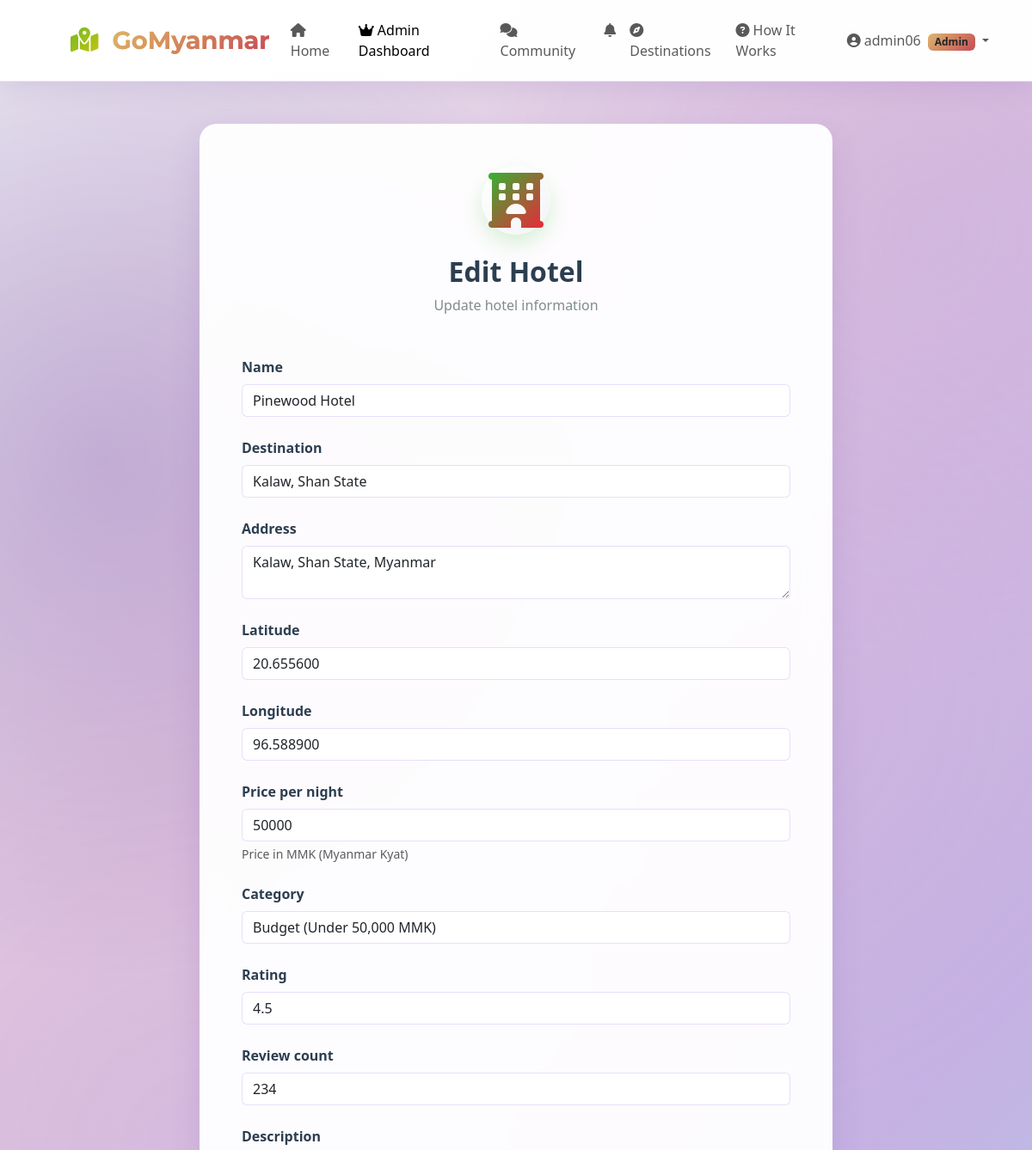
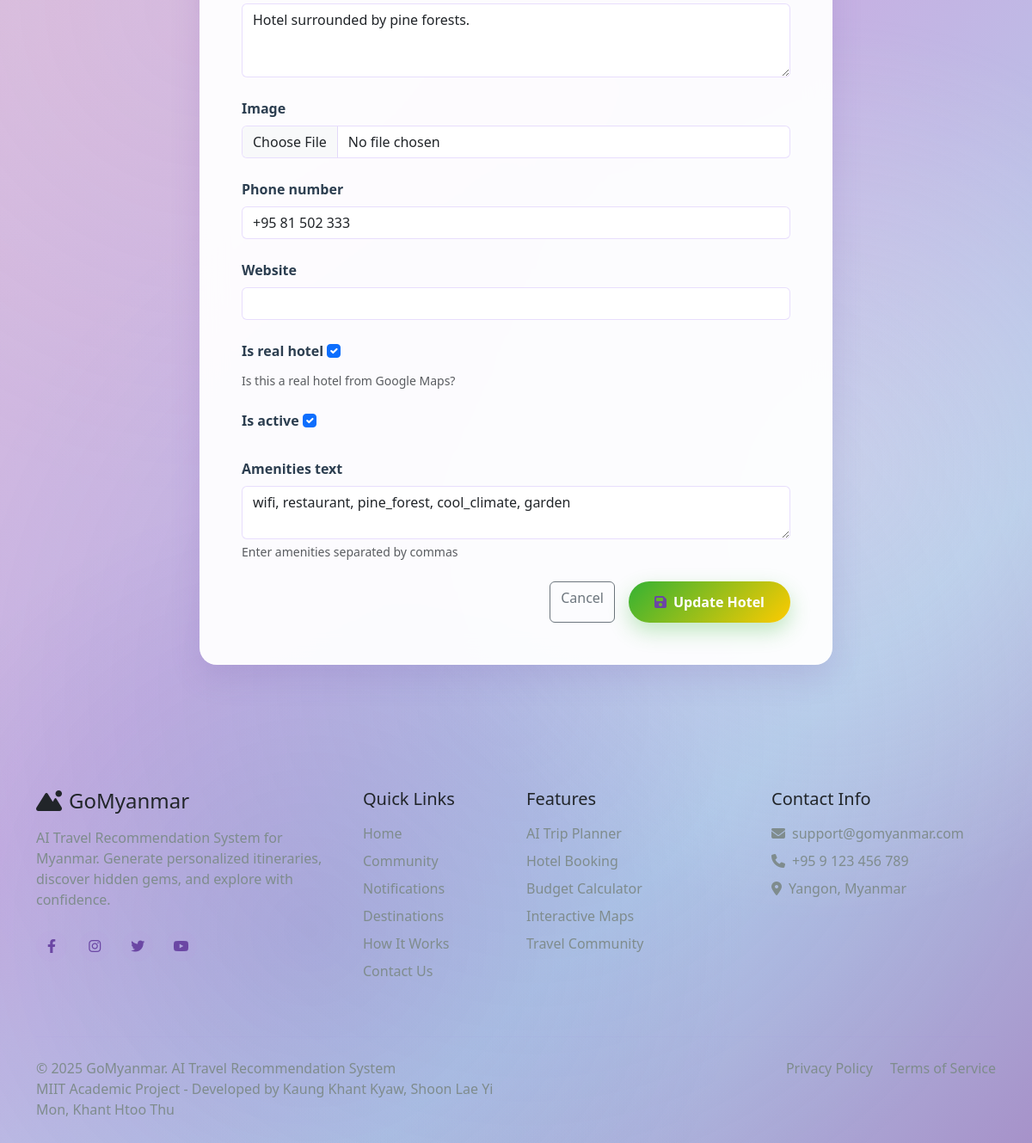
/users/admin/hotels/58/edit/ (signed in), run on the app's committed database (2 pictures, top to bottom).
### users/models.py (models this page shows, shortened)
class CustomUser(AbstractUser):
    USER_TYPE_CHOICES = (
        ('user', 'User'),
        ('admin', 'Admin'),
    )
    username = models.CharField(
        _('username'),
        max_length=150,
        unique=False,  # CHANGED: This allows duplicate usernames
        help_text=_('Required. 150 characters or fewer. Letters, digits and @/./+/-/_ only.'),
    )
    email = models.EmailField(
        _('email address'),
        unique=True,  # CHANGED: Email must be unique
        error_messages={
            'unique': _("A user with that email already exists."),
        },
    )
    USERNAME_FIELD = 'email'  # Login with email
    REQUIRED_FIELDS = ['username']  # Username is still required but not for login
    objects = CustomUserManager()
    user_type = models.CharField(max_length=20, choices=USER_TYPE_CHOICES, default='user')
    profile_picture = models.ImageField(upload_to='profile_pics/', blank=True, null=True)
    bio = models.TextField(blank=True)
    phone_number = models.CharField(max_length=20, blank=True)
    location = models.CharField(max_length=100, blank=True)
    followers = models.ManyToManyField('self', symmetrical=False, related_name='following', blank=True)
    class Meta:
        verbose_name = _('user')
        verbose_name_plural = _('users')
        ordering = ['email', 'username']
    def is_admin_user(self):
        return self.user_type == 'admin' or self.is_staff or self.is_superuser

### planner/models.py (models this page shows, shortened)
class Hotel(models.Model):
    name = models.CharField(max_length=200)
    destination = models.ForeignKey(Destination, on_delete=models.CASCADE, related_name='hotels')
    address = models.TextField()
    latitude = models.DecimalField(max_digits=9, decimal_places=6, null=True, blank=True)
    longitude = models.DecimalField(max_digits=9, decimal_places=6, null=True, blank=True)
    price_per_night = models.DecimalField(
        max_digits=10,
        decimal_places=0,
        validators=[MinValueValidator(0)],
        help_text="Price in MMK (Myanmar Kyat)"
    )
    category = models.CharField(max_length=20, choices=[
        ('budget', 'Budget (Under 50,000 MMK)'),
        ('medium', 'Medium (50,000 - 150,000 MMK)'),
        ('luxury', 'Luxury (150,000+ MMK)'),
    ])
    amenities = models.JSONField(default=list)
    rating = models.DecimalField(
        max_digits=2,
        decimal_places=1,
        default=0,
        validators=[MinValueValidator(0), MaxValueValidator(5)]
    )
    review_count = models.IntegerField(default=0)
    image = models.ImageField(upload_to='hotels/', blank=True, null=True)
    description = models.TextField(blank=True)
    gallery_images = models.JSONField(default=list, blank=True)
    is_active = models.BooleanField(default=True)
    created_at = models.DateTimeField(auto_now_add=True)
    created_by_admin = models.BooleanField(default=False, help_text="Whether this hotel was created by admin")
    is_real_hotel = models.BooleanField(default=False, help_text="Is this a real hotel from Google Maps?")
    google_place_id = models.CharField(max_length=255, blank=True, null=True)
    phone_number = models.CharField(max_length=50, blank=True, null=True)
    website = models.URLField(blank=True, null=True)
    check_in_time = models.TimeField(default='14:00')
    check_out_time = models.TimeField(default='12:00')

### users/views_admin.py (the view)
# urls.py: path('admin/hotels/<int:hotel_id>/edit/', views_admin.admin_edit_hotel, name='admin_edit_hotel'),
@user_passes_test(is_admin)
def admin_edit_hotel(request, hotel_id):
    hotel = get_object_or_404(Hotel, id=hotel_id)
    if request.method == 'POST':
        form = AdminEditHotelForm(request.POST, request.FILES, instance=hotel)
        if form.is_valid():
            form.save()
            messages.success(request, f'Hotel "{hotel.name}" updated successfully!')
            return redirect('users:admin_hotels')
        else:
            messages.error(request, 'Please correct the errors below.')
    else:
        form = AdminEditHotelForm(instance=hotel)
    context = {
        'form': form,
        'hotel': hotel,
    }
    return render(request, 'users/admin_edit_hotel.html', context)

### templates/users/admin_edit_hotel.html (shortened to what this page needs)
{% extends 'base.html' %}
{% block content %}
<div class="container py-5 mt-5">
    <div class="row justify-content-center">
        <div class="col-lg-8">
            <div class="card-glass p-5">
                <div class="text-center mb-5">
                    <div class="feature-icon gradient-teal mx-auto mb-4">
                        <i class="fas fa-hotel fa-2x text-white"></i>
                    </div>
                    <h2 class="fw-bold" style="color: #2c3e50;">Edit Hotel</h2>
                    <p class="text-gray">Update hotel information</p>
                </div>
                <form method="post" enctype="multipart/form-data" novalidate>
                    {% for field in form %}
                    <div class="mb-4">
                        <label class="form-label fw-bold" style="color: #2c3e50;">
                            {{ field.label }}
                        </label>
                        {{ field }}
                        {% if field.help_text %}
                        <div class="form-text">{{ field.help_text }}</div>
                        {% endif %}
                    </div>
                    {% endfor %}
                    <div class="d-grid gap-2 d-md-flex justify-content-md-end">
                        <a href="{% url 'users:admin_hotels' %}" class="btn btn-outline-secondary me-md-2">
                            Cancel
                        </a>
                        <button type="submit" class="btn btn-primary">
                            <i class="fas fa-save me-2"></i>Update Hotel
                        </button>
                    </div>
                </form>
            </div>
        </div>
    </div>
</div>
{% endblock %}

### templates/base.html (shortened to what this page needs)
<!DOCTYPE html>
<html lang="en">
<head>
    <link href="https://cdn.jsdelivr.net/npm/bootstrap@5.3.0-alpha1/dist/css/bootstrap.min.css" rel="stylesheet">
    <link rel="stylesheet" href="https://cdnjs.cloudflare.com/ajax/libs/font-awesome/6.4.0/css/all.min.css">
    <link href="/static/css/custom.css" rel="stylesheet">
</head>
<body>
    <nav class="navbar navbar-expand-lg navbar-light fixed-top">
        <div class="container">
            <a class="navbar-brand" href="{% url 'home' %}">
                <i class="fas fa-map-marked-alt me-2" style="color: #DEB56D;"></i>
                <span class="gradient-text">GoMyanmar</span>
            </a>
            <div class="collapse navbar-collapse" id="navbarNav">
                <ul class="navbar-nav me-auto">
                    <li class="nav-item">
                        <a class="nav-link {% if request.path == '/' %}active{% endif %}" href="{% url 'home' %}">
                            <i class="fas fa-home me-1"></i>Home
                        </a>
                    </li>
                    {% if user.is_authenticated %}
                        {% if user.is_admin_user %}
                        <li class="nav-item">
                            <a class="nav-link {% if 'admin' in request.path %}active{% endif %}" href="{% url 'users:admin_dashboard' %}">
                                <i class="fas fa-crown me-1"></i>Admin Dashboard
                            </a>
                        </li>
                        {% endif %}
                    {% endif %}
                    <li class="nav-item">
                        <a class="nav-link {% if 'posts' in request.path %}active{% endif %}" href="{% url 'posts:post_list' %}">
                            <i class="fas fa-comments me-1"></i>Community
                        </a>
                    </li>
                    {% if user.is_authenticated %}
                    <li class="nav-item">
                        <a class="nav-link position-relative {% if 'notifications' in request.path %}active{% endif %}" href="{% url 'posts:notifications' %}">
                            <i class="fas fa-bell"></i>
                        </a>
                    </li>
                    {% endif %}
                    <li class="nav-item">
                       <a class="nav-link {% if 'destinations' in request.path %}active{% endif %}" href="{% url 'planner:destinations' %}">
                             <i class="fas fa-compass me-1"></i>Destinations
                       </a>
                    </li>
                    <li class="nav-item">
                        <a class="nav-link" href="#">
                            <i class="fas fa-question-circle me-1"></i>How It Works
                        </a>
                    </li>
                </ul>
                <ul class="navbar-nav">
                    {% if user.is_authenticated %}
                    <li class="nav-item dropdown">
                        <a class="nav-link dropdown-toggle" href="#" id="userDropdown" data-bs-toggle="dropdown">
                            <i class="fas fa-user-circle me-1"></i>{{ user.username }}
                            {% if user.is_admin_user %}
                            <span class="badge gradient-gold text-dark ms-1">Admin</span>
                            {% endif %}
                        </a>
                    </li>
                    {% endif %}
                </ul>
            </div>
        </div>
    </nav>
    <main class="pt-5">
        {% block content %}{% endblock %}
    </main>
    <footer class="py-5 mt-5">
        <div class="container">
            <div class="row">
                <div class="col-md-4 mb-4">
                    <h4 class="mb-3">
                        <i class="fas fa-mountain-sun me-2"></i>GoMyanmar
                    </h4>
                    <p class="text-gray">AI Travel Recommendation System for Myanmar. Generate personalized itineraries, discover hidden gems, and explore with confidence.</p>
                    <div class="mt-4">
                        <a href="#" class="social-icon">
                            <i class="fab fa-facebook-f"></i>
                        </a>
                        <a href="#" class="social-icon">
                            <i class="fab fa-instagram"></i>
                        </a>
                        <a href="#" class="social-icon">
                            <i class="fab fa-twitter"></i>
                        </a>
                        <a href="#" class="social-icon">
                            <i class="fab fa-youtube"></i>
                        </a>
                    </div>
                </div>
                <div class="col-md-2 mb-4">
                    <h5 class="mb-3">Quick Links</h5>
                    <ul class="list-unstyled">
                        <li class="mb-2"><a href="{% url 'home' %}" class="text-decoration-none text-gray">Home</a></li>
                        <li class="mb-2"><a href="{% url 'posts:post_list' %}" class="text-decoration-none text-gray">Community</a></li>
                        <li class="mb-2"><a href="{% url 'posts:notifications' %}" class="text-decoration-none text-gray">Notifications</a></li>
                        <li class="mb-2"><a href="#" class="text-decoration-none text-gray">Destinations</a></li>
                        <li class="mb-2"><a href="#" class="text-decoration-none text-gray">How It Works</a></li>
                        <li class="mb-2"><a href="#" class="text-decoration-none text-gray">Contact Us</a></li>
                    </ul>
                </div>
                <div class="col-md-3 mb-4">
                    <h5 class="mb-3">Features</h5>
                    <ul class="list-unstyled">
                        <li class="mb-2"><a href="#" class="text-decoration-none text-gray">AI Trip Planner</a></li>
                        <li class="mb-2"><a href="#" class="text-decoration-none text-gray">Hotel Booking</a></li>
                        <li class="mb-2"><a href="#" class="text-decoration-none text-gray">Budget Calculator</a></li>
                        <li class="mb-2"><a href="#" class="text-decoration-none text-gray">Interactive Maps</a></li>
                        <li class="mb-2"><a href="{% url 'posts:post_list' %}" class="text-decoration-none text-gray">Travel Community</a></li>
                    </ul>
                </div>
                <div class="col-md-3 mb-4">
                    <h5 class="mb-3">Contact Info</h5>
                    <ul class="list-unstyled text-gray">
                        <li class="mb-2"><i class="fas fa-envelope me-2"></i>support@gomyanmar.com</li>
                        <li class="mb-2"><i class="fas fa-phone me-2"></i>+95 9 123 456 789</li>
                        <li class="mb-2"><i class="fas fa-map-marker-alt me-2"></i>Yangon, Myanmar</li>
                    </ul>
                </div>
            </div>
            <hr class="my-4" style="border-color: rgba(139, 92, 246, 0.1);">
            <div class="row">
                <div class="col-md-6">
                    <p class="mb-0 text-gray">&copy; 2025 GoMyanmar. AI Travel Recommendation System</p>
                    <p class="mb-0 text-gray">MIIT Academic Project - Developed by Kaung Khant Kyaw, Shoon Lae Yi Mon, Khant Htoo Thu</p>
                </div>
                <div class="col-md-6 text-md-end">
                    <a href="#" class="text-decoration-none text-gray me-3">Privacy Policy</a>
                    <a href="#" class="text-decoration-none text-gray">Terms of Service</a>
                </div>
            </div>
        </div>
    </footer>
</body>
</html>

### data on the page
CustomUser: username "admin06"
Hotel: form "Pinewood Hotel" "Kalaw, Shan State" "Kalaw, Shan State, Myanmar" "20.655600" "96.588900" "50000" "Budget (Under 50,000 MMK)" "4.5" "234" "Hotel surrounded by pine forests." "+95 81 502 333" "☑" "☑"

### other printed values
{{ field.label }} "Name" "Destination" "Address" "Latitude" "Longitude" "Price per night" "Category" "Rating" "Review count" "Description" "Image" "Phone number" "Website" "Is real hotel" "Is active" "Amenities text"
{{ field.help_text }} "Price in MMK (Myanmar Kyat)" "Is this a real hotel from Google Maps?" "Enter amenities separated by commas"
